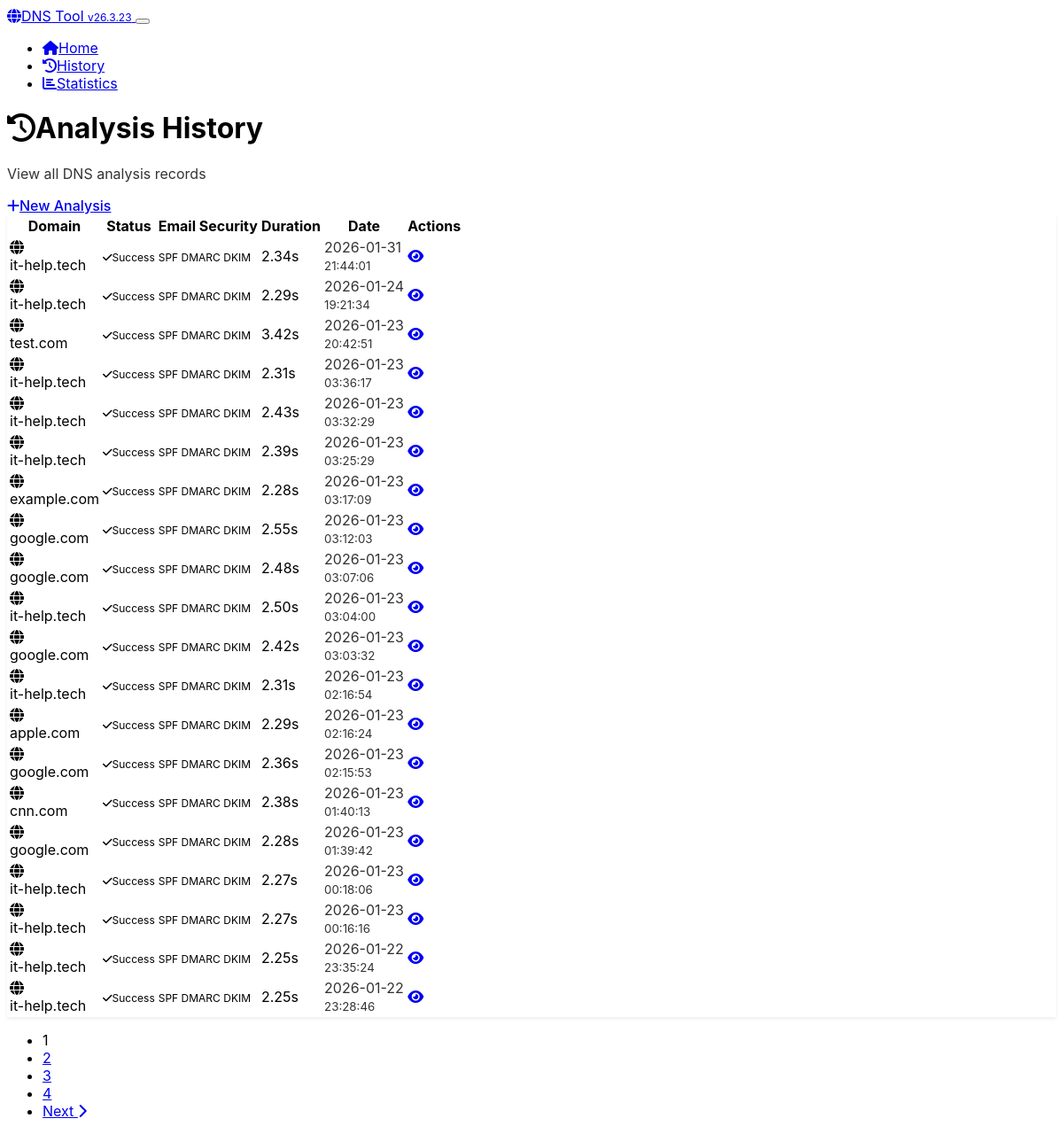
Before: /history with the older database file.
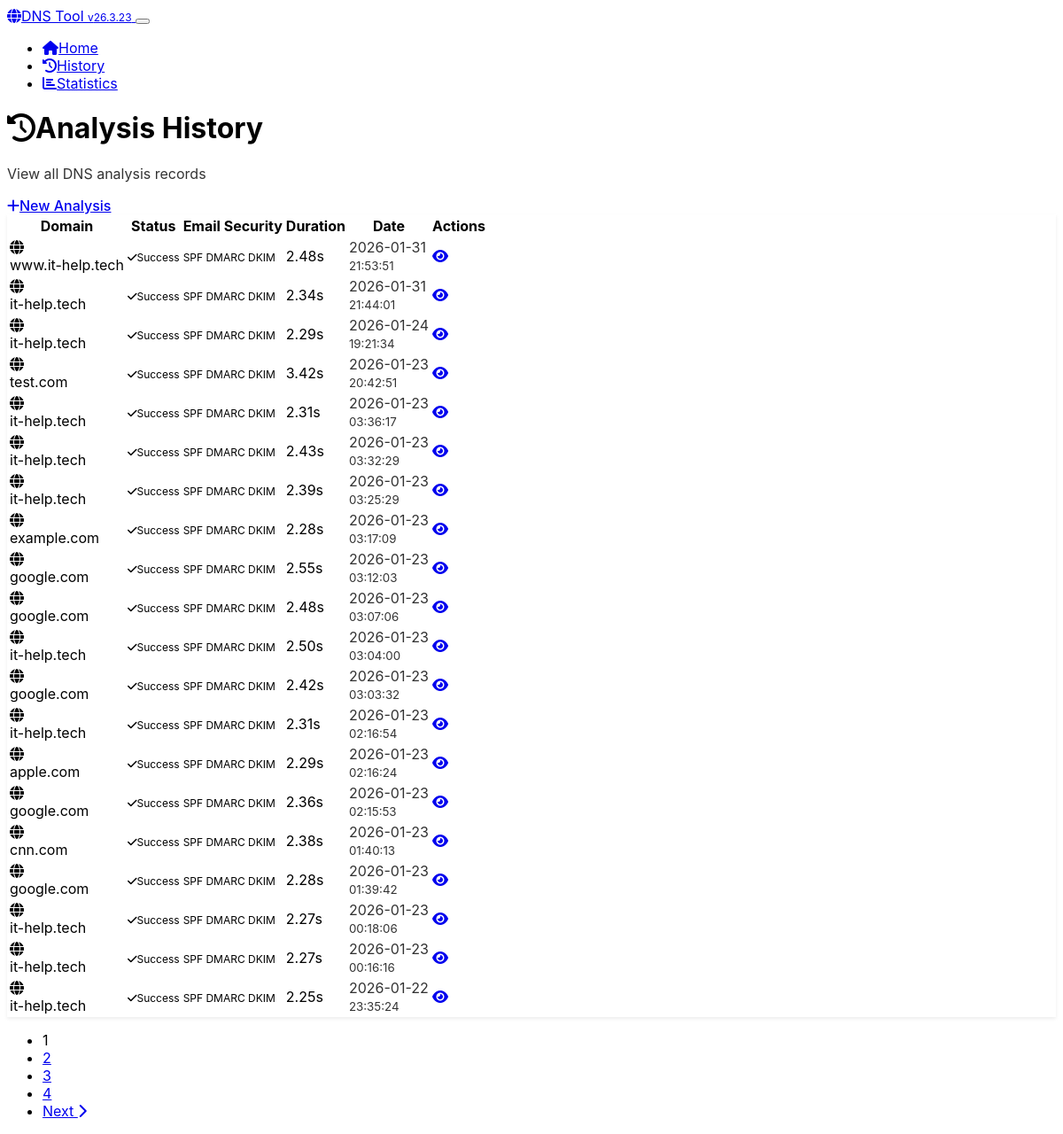
After: the same page with the newer database file.
### app.py (models this page shows, shortened)
class DomainAnalysis(db.Model):
    __tablename__ = 'domain_analyses'
    id = db.Column(db.Integer, primary_key=True)
    domain = db.Column(db.String(255), nullable=False, index=True)
    ascii_domain = db.Column(db.String(255), nullable=False)
    basic_records = db.Column(JSON)
    authoritative_records = db.Column(JSON)
    spf_status = db.Column(db.String(20))
    spf_records = db.Column(JSON)
    dmarc_status = db.Column(db.String(20))
    dmarc_policy = db.Column(db.String(20))
    dmarc_records = db.Column(JSON)
    dkim_status = db.Column(db.String(20))
    dkim_selectors = db.Column(JSON)
    registrar_name = db.Column(db.String(255))
    registrar_source = db.Column(db.String(20))
    analysis_success = db.Column(db.Boolean, default=True)
    error_message = db.Column(db.Text)
    analysis_duration = db.Column(db.Float)  # seconds
    created_at = db.Column(db.DateTime, default=datetime.utcnow, nullable=False)
    updated_at = db.Column(db.DateTime, default=datetime.utcnow, onupdate=datetime.utcnow)

### app.py (the view)
@app.route('/history')
def history():
    page = request.args.get('page', 1, type=int)
    per_page = 20
    analyses = DomainAnalysis.query.order_by(
        DomainAnalysis.created_at.desc()
    ).paginate(
        page=page, per_page=per_page, error_out=False
    )
    return render_template('history.html', analyses=analyses)

### app.py (called while the page is built)
@app.context_processor
def inject_version():
    return {'app_version': APP_VERSION}

### templates/history.html (shortened to what the changed rows need)
<!DOCTYPE html>
<html lang="en" data-bs-theme="dark">
<head>
    <link href="https://cdn.replit.com/agent/bootstrap-agent-dark-theme.min.css" rel="stylesheet">
    <link href="{{ url_for('static', filename='css/custom.css') }}" rel="stylesheet">
    <link rel="preload" href="https://cdnjs.cloudflare.com/ajax/libs/font-awesome/6.4.0/css/all.min.css" as="style" onload="this.onload=null;this.rel='stylesheet'">
</head>
<body>
    <div class="container my-4">
        <div class="d-flex justify-content-between align-items-center mb-4">
            <div>
                <h1 class="h3 mb-1">
                    <i class="fas fa-history me-2"></i>Analysis History
                </h1>
            </div>
        </div>
        {% if analyses.items %}
            <div class="card">
                <div class="card-body">
                    <div class="table-responsive">
                        <table class="table table-hover mb-0">
                            <thead>
                                <tr>
                                    <th>Domain</th>
                                    <th>Status</th>
                                    <th>Email Security</th>
                                    <th>Duration</th>
                                    <th>Date</th>
                                    <th>Actions</th>
                                </tr>
                            </thead>
                            <tbody>
                                {% for analysis in analyses.items %}
                                <tr>
                                    <td>
                                        <div class="d-flex align-items-center">
                                            <i class="fas fa-globe text-primary me-2"></i>
                                            <div>
                                                <div class="fw-medium">{{ analysis.domain }}</div>
                                            </div>
                                        </div>
                                    </td>
                                    <td>
                                        {% if analysis.analysis_success %}
                                            <span class="badge bg-success">
                                                <i class="fas fa-check me-1"></i>Success
                                            </span>
                                        {% else %}
                                            <span class="badge bg-danger">
                                                <i class="fas fa-times me-1"></i>Failed
                                            </span>
                                        {% endif %}
                                    </td>
                                    <td>
                                        <div class="d-flex gap-1">
                                            {% if analysis.spf_status %}
                                                <span class="badge bg-{{ 'success' if analysis.spf_status == 'success' else 'warning' if analysis.spf_status == 'warning' else 'danger' }}" title="SPF">
                                                    SPF
                                                </span>
                                            {% endif %}
                                            {% if analysis.dmarc_status %}
                                                <span class="badge bg-{{ 'success' if analysis.dmarc_status == 'success' else 'warning' if analysis.dmarc_status == 'warning' else 'danger' }}" title="DMARC">
                                                    DMARC
                                                </span>
                                            {% endif %}
                                            {% if analysis.dkim_status %}
                                                <span class="badge bg-{{ 'success' if analysis.dkim_status == 'success' else 'warning' }}" title="DKIM">
                                                    DKIM
                                                </span>
                                            {% endif %}
                                        </div>
                                    </td>
                                    <td>
                                        {% if analysis.analysis_duration %}
                                            {{ "%.2f"|format(analysis.analysis_duration) }}s
                                        {% else %}
                                            -
                                        {% endif %}
                                    </td>
                                    <td>
                                        <div class="text-muted">
                                            {{ analysis.created_at.strftime('%Y-%m-%d') }}<br>
                                            <small>{{ analysis.created_at.strftime('%H:%M:%S') }}</small>
                                        </div>
                                    </td>
                                    <td>
                                        <div class="btn-group" role="group">
                                            <a href="{{ url_for('view_analysis', analysis_id=analysis.id) }}"
                                               class="btn btn-sm btn-outline-primary" title="View Details">
                                                <i class="fas fa-eye"></i>
                                            </a>
                                        </div>
                                    </td>
                                </tr>
                                {% endfor %}
                            </tbody>
                        </table>
                    </div>
                </div>
            </div>
            {% if analyses.pages > 1 %}
                <nav aria-label="Analysis history pagination" class="mt-4">
                    <ul class="pagination justify-content-center">
                        {% for page_num in analyses.iter_pages() %}
                            {% if page_num %}
                                {% if page_num != analyses.page %}
                                    <li class="page-item">
                                        <a class="page-link" href="{{ url_for('history', page=page_num) }}">{{ page_num }}</a>
                                    </li>
                                {% else %}
                                    <li class="page-item active">
                                        <span class="page-link">{{ page_num }}</span>
                                    </li>
                                {% endif %}
                            {% else %}
                                <li class="page-item disabled">
                                    <span class="page-link">...</span>
                                </li>
                            {% endif %}
                        {% endfor %}
                    </ul>
                </nav>
            {% endif %}
        {% endif %}
    </div>
</body>
</html>

Changed rows visible on the page:
no longer on this page (row unchanged): DomainAnalysis: domain "it-help.tech", analysis_success True (drawn), analysis_duration "2.25", created_at "2026-01-22", created_at "23:28:46"
added DomainAnalysis: domain "www.it-help.tech", analysis_success True (drawn), analysis_duration "2.48", created_at "2026-01-31", created_at "21:53:51"
